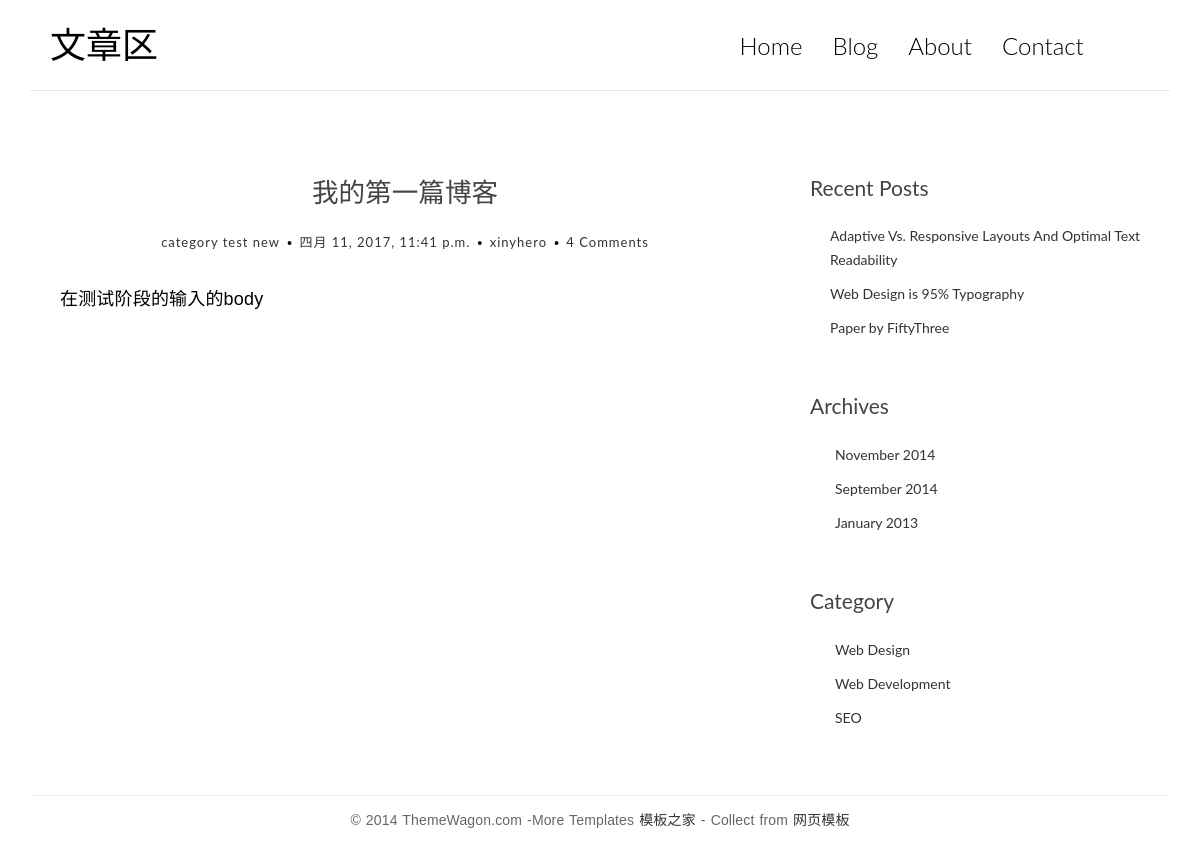
The app's page /post/2/ with its own data.
### blog/models.py (models this page shows, shortened)
class Post(models.Model):
    title = models.CharField(max_length=70)
    body = models.TextField()
    created_time = models.DateTimeField()
    modified_time = models.DateTimeField()
    excerpt = models.CharField(max_length=200, blank=True)
    category = models.ForeignKey(Category)
    tags = models.ManyToManyField(Tag, blank=True)
    author = models.ForeignKey(User)

class Category(models.Model):
    name = models.CharField(max_length=100)

### blog/views.py (the view)
# urls.py: url(r'^post/(?P<pk>[0-9]+)/$', views.detail, name='detail'),
def detail(request, pk):
    post = get_object_or_404(Post, pk=pk)
    post.body = markdown.markdown(post.body,
                                  extensions=[
                                     'markdown.extensions.extra',
                                     'markdown.extensions.codehilite',
                                     'markdown.extensions.toc',
                                  ])
    return render(request, 'blog/detail.html', context={'post': post})

### templates/blog/detail.html
{% extends 'base.html' %}
{% block main %}
    <article class="post post-1">
        <header class="entry-header">
            <h1 class="entry-title">
                {{ post.title }}
            </h1>
            <div class="entry-meta">
                <span class="post-category"><a href="#">{{ post.category.name }}</a></span>
                <span class="post-date"><a href="#"><time class="entry-date" datetime="{{ post.created_time }}">{{ post.created_time }}</time></a></span>
                <span class="post-author"><a href="#">{{ post.author }}</a></span>
                <span class="comments-link"><a href="#">4 Comments</a></span>
            </div>
        </header>
        <div class="entry-content clearfix">
            {{ post.body|safe }}
        </div>
    </article>
{% endblock main %}

### blog/static/blog/css/custom.css (style rules this page uses)
* { outline: none; }
h1, h2, h3, h4, h5, h6 { margin-top: 0; }
a { color: #333; }
body { color: #444; font-family: 'Lato', sans-serif; }
p { font-family: 'Ubuntu', sans-serif; font-weight: 400; word-spacing: 1px; letter-spacing: 0.01em; }
.post, .comment-area { background: #fff; padding: 30px 30px 0; }
.entry-title { text-align: center; font-size: 1.9em; margin-bottom: 20px; line-height: 1.6; padding: 10px 20px 0; }
.entry-meta { text-align: center; color: #DDDDDD; font-size: 13px; letter-spacing: 1px; margin-bottom: 30px; }
.entry-content { font-size: 18px; line-height: 1.9; font-weight: 300; color: #000; }
.post-category, .post-date, .post-author { position: relative; padding-right: 15px; }
.post-category::after, .post-date::after, .post-author::after { position: absolute; content: '.'; color: #000; font-size: 30px; top: -22px; right: 1px; }

### records on screen
Post: title "我的第一篇博客", category.name "category test new", created_time "四月 11, 2017, 11:41 p.m.", author "xinyhero", body "在测试阶段的输入的body"
